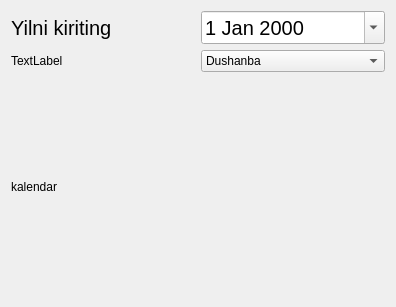
<?xml version="1.0" encoding="UTF-8"?>
<ui version="4.0">
 <class>Form</class>
 <widget class="QWidget" name="Form">
  <property name="geometry">
   <rect>
    <x>0</x>
    <y>0</y>
    <width>396</width>
    <height>307</height>
   </rect>
  </property>
  <property name="windowTitle">
   <string>Form</string>
  </property>
  <layout class="QGridLayout" name="gridLayout">
   <item row="2" column="0" colspan="2">
    <widget class="QLabel" name="label_2">
     <property name="text">
      <string>kalendar</string>
     </property>
    </widget>
   </item>
   <item row="0" column="1">
    <widget class="QDateEdit" name="dateEdit">
     <property name="font">
      <font>
       <pointsize>15</pointsize>
      </font>
     </property>
     <property name="calendarPopup">
      <bool>true</bool>
     </property>
    </widget>
   </item>
   <item row="0" column="0">
    <widget class="QLabel" name="label">
     <property name="font">
      <font>
       <pointsize>15</pointsize>
      </font>
     </property>
     <property name="text">
      <string>Yilni kiriting</string>
     </property>
    </widget>
   </item>
   <item row="1" column="0">
    <widget class="QLabel" name="label_3">
     <property name="maximumSize">
      <size>
       <width>16777215</width>
       <height>30</height>
      </size>
     </property>
     <property name="text">
      <string>TextLabel</string>
     </property>
    </widget>
   </item>
   <item row="1" column="1">
    <widget class="QComboBox" name="comboBox">
     <item>
      <property name="text">
       <string>Dushanba</string>
      </property>
     </item>
     <item>
      <property name="text">
       <string>Seshanba</string>
      </property>
     </item>
    </widget>
   </item>
  </layout>
 </widget>
 <resources/>
 <connections/>
</ui>
